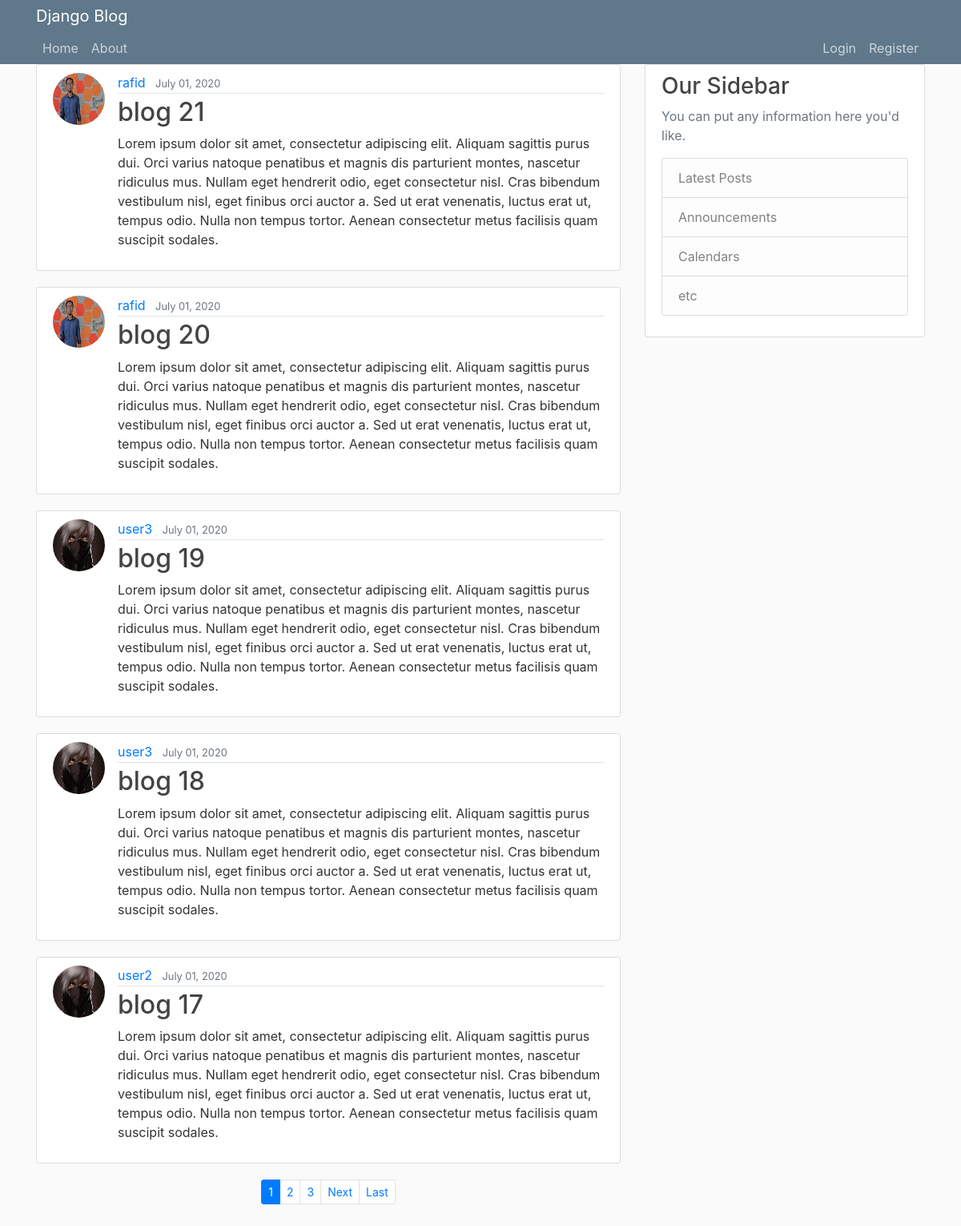
The page / on the database its author committed.
### blog/models.py (models this page shows, shortened)
class post(models.Model):
    title = models.CharField(max_length=100)
    content = models.TextField()
    date_posted = models.DateTimeField(default=timezone.now)
    author = models.ForeignKey(User, on_delete=models.CASCADE)

### users/models.py (models this page shows, shortened)
class profile(models.Model):
    user = models.OneToOneField(User, on_delete=models.CASCADE)
    image = models.ImageField(default='default.jpg', upload_to='profile_pics')

### blog/views.py (the view)
# urls.py: path('', PostListView.as_view(), name='blog-home'),
class PostListView(ListView):
    model = post
    template_name = 'blog/home.html'
    context_object_name = 'posts'
    ordering = ['-date_posted']
    paginate_by = 5

### blog/templates/blog/home.html (shortened to what this page needs)
{% extends 'blog/base.html' %}
{% block content %}
    {% for post in posts %}
    <article class="media content-section">
     <img class="rounded-circle article-img" src="{{ post.author.profile.image.url }}">
      <div class="media-body">
        <div class="article-metadata">
          <a class="mr-2" href="{% url 'user-posts' post.author.username %}">{{ post.author }}</a>
          <small class="text-muted">{{ post.date_posted|date:'F d, Y' }}</small>
        </div>
        <h2><a class="article-title" href="{% url 'post-detail' post.id %}">{{ post.title }}</a></h2>
        <p class="article-content">{{ post.content }}</p>
      </div>
    </article>
    {% endfor %}
    {% if is_paginated %}
        <nav class="mb-5">
        <ul class="pagination pagination-sm justify-content-center">
        {% for num in page_obj.paginator.page_range %}
            {% if num == page_obj.number %}
                <li class="page-item active"><a class="page-link" href="?page={{ num }}">{{ num }}</a></li>
            {% elif num > page_obj.number|add:'-3' and num < page_obj.number|add:'3' %}
                <li class="page-item"><a class="page-link" href="?page={{ num }}">{{ num }}</a></li>
            {% endif %}
        {% endfor %}
        {% if page_obj.has_next %}
            <li class="page-item"><a class="page-link" href="?page={{ page_obj.next_page_number }}">Next</a></li>
            <li class="page-item"><a class="page-link" href="?page={{ page_obj.paginator.num_pages }}">Last</a></li>
        {% endif %}
        </ul>
        </nav>
    {% endif %}
{% endblock content%}

### blog/templates/blog/base.html (shortened to what this page needs)
{% load static %}
<!DOCTYPE html>
<html lang="en">
<head>
    <link rel="stylesheet" href="https://maxcdn.bootstrapcdn.com/bootstrap/4.0.0/css/bootstrap.min.css">
    <link rel="stylesheet" href="{% static 'blog/main.css' %}">
</head>
<body>
    <header class="site-header">
      <nav class="navnar navbar-expand-md navbar-dark bg-steel fixed-top">
        <div class="container">
          <a class="navbar-brand mr-4" href="{% url 'blog-home' %}">Django Blog</a>
          <div class="collapse navbar-collapse" id="navbarToggle">
            <div class="navbar-nav mr-auto">
              <a class="nav-item nav-link" href="{% url 'blog-home' %}">Home</a>
              <a class="nav-item nav-link" href="{% url 'blog-about' %}">About</a>
            </div>
            <div class="navbar-nav">
                {% if user.is_authenticated %}
                    <span class="nav-item nav-link disabled">{{ user.username }}</span>
                    <a class="nav-item nav-link" href="{% url 'post-create' %}">Create Post</a>
                    <a class="nav-item nav-link" href="{% url 'profile' %}">Profile</a>
                   <a class="nav-item nav-link" href="{% url 'logout' %}">Logout</a>
                {% else %}
                  <a class="nav-item nav-link" href="{% url 'login' %}">Login</a>
                  <a class="nav-item nav-link" href="{% url 'register' %}">Register</a>
                {% endif %}
            </div>
          </div>
        </div>
      </nav>
</header>
    <main role="main" class="container">
      <div class="row">
        <div class="col-md-8">
          {% block content %}{% endblock %}
        </div>
        <div class="col-md-4">
          <div class="content-section">
            <h3>Our Sidebar</h3>
            <p class='text-muted'>You can put any information here you'd like.
              <ul class="list-group">
                <li class="list-group-item list-group-item-light">Latest Posts</li>
                <li class="list-group-item list-group-item-light">Announcements</li>
                <li class="list-group-item list-group-item-light">Calendars</li>
                <li class="list-group-item list-group-item-light">etc</li>
              </ul>
            </p>
          </div>
        </div>
      </div>
    </main>
</body>
</html>

### blog/static/blog/main.css (style rules this page uses)
body { background: #fafafa; color: #333333; margin-top: 5rem; }
h1, h2, h3, h4, h5, h6 { color: #444444; }
ul { margin: 0; }
.bg-steel { background-color: #5f788a; }
.site-header .navbar-nav .nav-link { color: #cbd5db; }
.content-section { background: #ffffff; padding: 10px 20px; border: 1px solid #dddddd; border-radius: 3px; margin-bottom: 20px; }
.article-title { color: #444444; }
.article-content { white-space: pre-line; }
.article-img { height: 65px; width: 65px; margin-right: 16px; }
.article-metadata { padding-bottom: 1px; margin-bottom: 4px; border-bottom: 1px solid #e3e3e3 }

### rows shown on the page
post: author.profile.image (picture), author "rafid", date_posted "July 01, 2020", title "blog 21", content "Lorem ipsum dolor sit amet, consectetur adipiscing elit. Aliquam sagittis purus dui. Orci varius natoque penatibus et magnis dis parturient montes, nascetur ridiculus mus. Nullam eget hendrerit odio, eget consectetur nisl. Cras bibendum vestibulum nisl, eget finibus orci auctor a. Sed ut erat venenatis, luctus erat ut, tempus odio. Nulla non tempus tortor. Aenean consectetur metus facilisis quam suscipit sodales."
post: author.profile.image (picture), author "rafid", date_posted "July 01, 2020", title "blog 20", content "Lorem ipsum dolor sit amet, consectetur adipiscing elit. Aliquam sagittis purus dui. Orci varius natoque penatibus et magnis dis parturient montes, nascetur ridiculus mus. Nullam eget hendrerit odio, eget consectetur nisl. Cras bibendum vestibulum nisl, eget finibus orci auctor a. Sed ut erat venenatis, luctus erat ut, tempus odio. Nulla non tempus tortor. Aenean consectetur metus facilisis quam suscipit sodales."
post: author.profile.image (placeholder picture), author "user3", date_posted "July 01, 2020", title "blog 19", content "Lorem ipsum dolor sit amet, consectetur adipiscing elit. Aliquam sagittis purus dui. Orci varius natoque penatibus et magnis dis parturient montes, nascetur ridiculus mus. Nullam eget hendrerit odio, eget consectetur nisl. Cras bibendum vestibulum nisl, eget finibus orci auctor a. Sed ut erat venenatis, luctus erat ut, tempus odio. Nulla non tempus tortor. Aenean consectetur metus facilisis quam suscipit sodales."
post: author.profile.image (placeholder picture), author "user3", date_posted "July 01, 2020", title "blog 18", content "Lorem ipsum dolor sit amet, consectetur adipiscing elit. Aliquam sagittis purus dui. Orci varius natoque penatibus et magnis dis parturient montes, nascetur ridiculus mus. Nullam eget hendrerit odio, eget consectetur nisl. Cras bibendum vestibulum nisl, eget finibus orci auctor a. Sed ut erat venenatis, luctus erat ut, tempus odio. Nulla non tempus tortor. Aenean consectetur metus facilisis quam suscipit sodales."
post: author.profile.image (placeholder picture), author "user2", date_posted "July 01, 2020", title "blog 17", content "Lorem ipsum dolor sit amet, consectetur adipiscing elit. Aliquam sagittis purus dui. Orci varius natoque penatibus et magnis dis parturient montes, nascetur ridiculus mus. Nullam eget hendrerit odio, eget consectetur nisl. Cras bibendum vestibulum nisl, eget finibus orci auctor a. Sed ut erat venenatis, luctus erat ut, tempus odio. Nulla non tempus tortor. Aenean consectetur metus facilisis quam suscipit sodales."

### other values the page prints
{{ num }} "1"
{{ num }} "2" "3"
